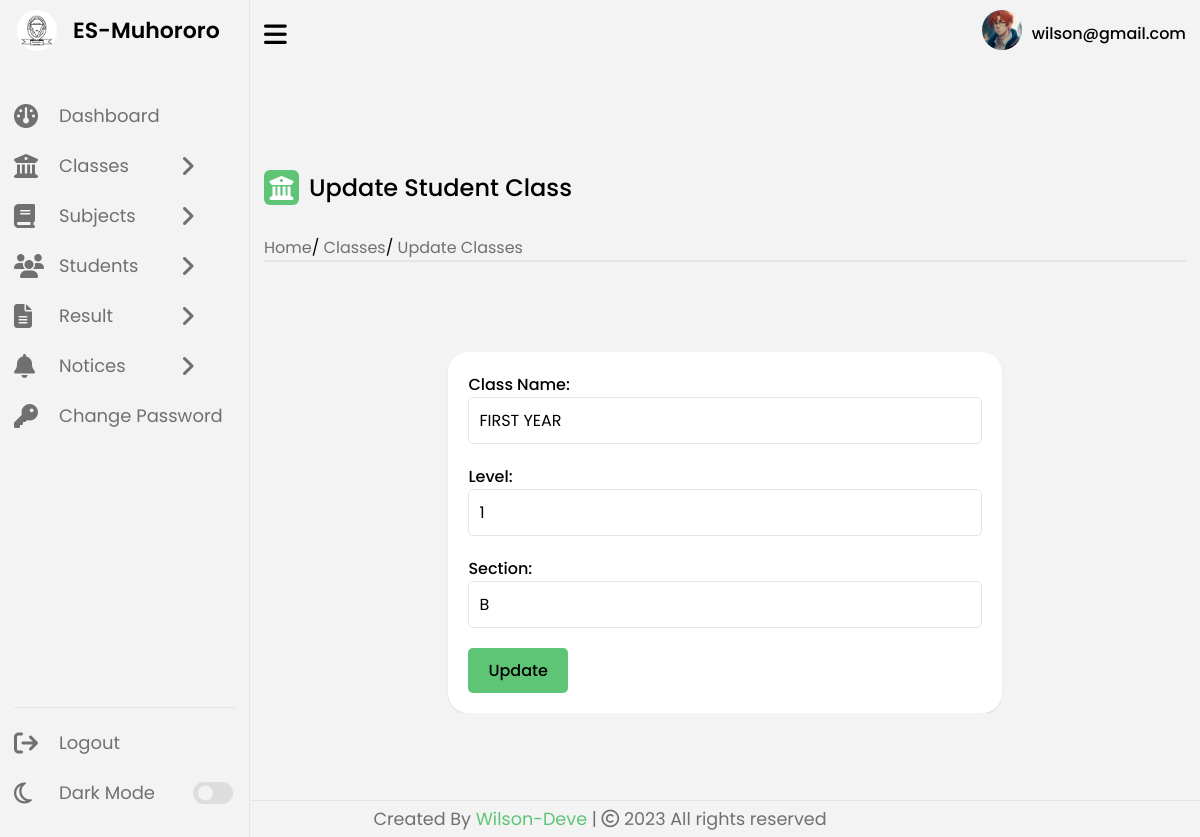
Screenshot of /edit-class.php?class_id=10 (signed in) with the database file from the repository.
### tables this page shows
CREATE TABLE `tblusers` (
  `Id` int(11) NOT NULL,
  `UserName` varchar(100) DEFAULT NULL,
  `Password` varchar(100) DEFAULT NULL,
  `updationDate` timestamp NOT NULL DEFAULT current_timestamp() ON UPDATE current_timestamp()
);

CREATE TABLE `tblclasses` (
  `Id` int(11) NOT NULL,
  `ClassName` varchar(25) DEFAULT NULL,
  `Level` int(11) DEFAULT NULL,
  `Section` varchar(25) DEFAULT NULL,
  `CreationDate` timestamp NULL DEFAULT current_timestamp(),
  `UpdationDate` timestamp NULL DEFAULT NULL
);

### includes/session.php (called while the page is built, shortened)
<?php
   include('config.php');
   $user_check = $_SESSION['login_user'];
   $ses_sql = mysqli_query($con,"select UserName from tblusers where UserName = '$user_check' ");
   $row = mysqli_fetch_array($ses_sql,MYSQLI_ASSOC);
   $login_session = $row['UserName'];
?>

### edit-class.php (the view, shortened to what this page needs)
<?php
    include('includes/session.php');
    include('includes/sidebar.php');
    if (isset($_GET['class_id'])) {
        $classId = $_GET['class_id'];
        $sql = "SELECT *, DATE_FORMAT(UpdationDate, '%Y-%m-%d %H:%i:%s') AS FormattedUpdationDate FROM tblclasses WHERE Id = ?";
        $stmt = $con->prepare($sql);
        if ($stmt) {
            $stmt->bind_param("i", $classId);
            if ($stmt->execute()) {
                $result = $stmt->get_result();
                $classData = $result->fetch_assoc();
            } else {
                $errorMessage = "database error";
            }
        }
    }
?>
    <section class="dashboard">
    <?php include('includes/topbar.php');?>
        <div class="dash-content">
            <div class="overview">
                <div class="title">
                    <i class="fa fa-bank"></i>
                    <span class="text">Update Student Class</span>
                </div>
                <div class="link-menu">
                    <div class="link-item">
                        <ul>
                            <li><i class="uil uil-estate"></i><a href="dashboard.php">Home</a></li>/
                            <li><a href="#">Classes</a></li>/
                            <li><a href="#">Update Classes</a></li>
                        </ul>
                    </div>
                </div>
            <div class="activity">
                <div class="activity-data">
                    <div class="form-box">
                        <form class="data-form" action="" method="post">
                            <label for="">Class Name:</label><br>
                            <input type="text" id="success" name="classname" value="<?php echo $classData['ClassName']; ?>"  required><br>
                            <label for="">Level:</label><br>
                            <input type="number" id="success" name="level" value="<?php echo $classData['Level']; ?>" required><br>
                            <label for="">Section:</label><br>
                            <input type="text" id="success" name="section" value="<?php echo $classData['Section']; ?>" required><br>
                            <button type="submit" class="btn" name="update">Update</button>
                        </form>
                    </div>
                </div>
            </div>
        </div>
    </section>
    <?php include('includes/footer.php');?>
</body>
</html>

### includes/topbar.php (shortened to what this page needs)
<div class="top">
            <i class="fa fa-bars sidebar-toggle"></i>
            <div class="profile-info">
                <div class="profile-photo-container">
                    <a href="#" id="lightbox-trigger">
                        <img src="img/anim4.jpg" alt="">
                    </a>
                </div>
                <span class="user-name"><?php echo $login_session; ?></span>
            </div>
        </div>

### css/dashboard.css (style rules this page uses)
* { margin: 0; padding: 0; box-sizing: border-box; font-family: 'Poppins', sans-serif; }
:root { --primary-color: #5ec576; --panel-color: #f3f3f3; --text-color: #000; --black-light-color: #707070; --border-color: #e6e5e5; --toggle-color: #DDD; --box1-color: #fff; --box2-color: #FFE6AC; --box3-color: #E7D1FC; --box4-color: #4DA3FF; --title-icon-color: #fff; --tran-05: all 0.5s ease; --tran-03: all 0.3s ease; --tran-03: all 0.2s ease; }
body { min-height: 100vh; background-color: var(--panel-color); }
.dashboard { position: relative; left: 250px; background-color: var(--panel-color); min-height: 100vh; width: calc(100% - 250px); padding: 10px 14px; transition: var(--tran-05); }
.dashboard .top { position: fixed; top: 0; left: 250px; display: flex; width: calc(100% - 250px); justify-content: space-between; align-items: center; padding: 10px 14px; background-color: var(--panel-color); transition: var(--tran-05); }
.dashboard .top .sidebar-toggle { font-size: 26px; color: var(--text-color); cursor: pointer; }
.dashboard .top .profile-info { display: flex; align-items: center; }
.dashboard .top .profile-info img { width: 40px; height: 40px; border-radius: 50%; margin-right: 10px; }
.dashboard .top .user-name { font-size: 16px; font-weight: 500; color: var(--text-color); }
.dashboard .dash-content { padding-top: 100px; height: 100%; }
.dash-content .title { display: flex; align-items: center; margin: 60px 0 30px 0; }
.dash-content .title i, .activity-data tr td i { position: relative; height: 35px; width: 35px; background-color: var(--primary-color); border-radius: 6px; color: var(--title-icon-color); display: flex; align-items: center; justify-content: center; font-size: 24px; }
.dash-content .title .text { font-size: 24px; font-weight: 500; color: var(--text-color); margin-left: 10px; }
.dash-content .activity .activity-data { display: flex; justify-content: space-between; align-items: center; width: 100%; }
.activity-data { overflow-x: auto; }
.form-box { background-color: var(--box1-color); border-radius: 20px; padding: 20px; box-shadow: 0 1px 2px rgba(0, 0, 0, 0.1); width: 60%; margin-top: 50px; margin: 0 auto; max-height: calc(100vh - 100px); overflow: auto; }
.data-form label { font-size: 16px; font-weight: 500; color: var(--text-color); margin-bottom: 5px; }
.data-form input, .data-form select, .data-form textarea { padding: 10px; left: 0; width: 100%; outline: none; border: 1px solid var(--border-color); border-radius: 5px; font-size: 16px; font-weight: 400; color: var(--text-color); margin-bottom: 20px; background-color: var(--box1-color); transition: var(--tran-03); }
.data-form button { padding: 10px 20px; border: none; border-radius: 5px; background-color: var(--primary-color); color: var(--text-color); font-size: 16px; font-weight: 500; cursor: pointer; transition: var(--tran-03); }
.link-menu .link-item { border-bottom: 2px solid var(--border-color); }
.link-menu .link-item ul { list-style: none; }
.link-menu .link-item ul li { display: inline; }
.link-menu .link-item ul li a { text-decoration: none; color: var(--black-light-color); }

### rows the page displays
tblusers: UserName "wilson@gmail.com"
tblclasses: classname "FIRST YEAR", level "1", section "B"
